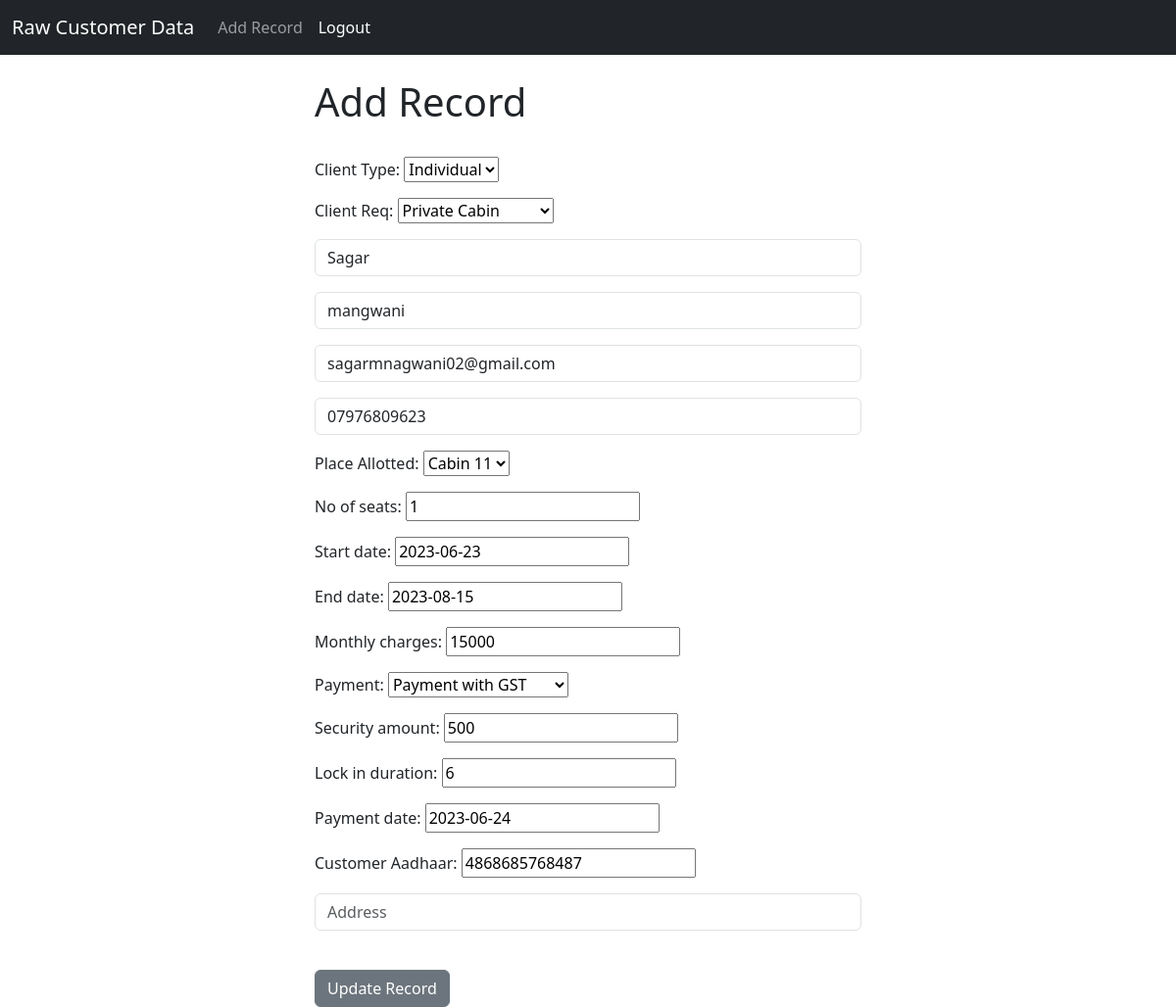
The app's page /update/2 (signed in) with its own data.
### customers/models.py (models this page shows, shortened)
class Customer(models.Model):
    client_Type = models.ForeignKey(ClientType, on_delete=models.CASCADE)
    client_Req = models.ForeignKey(ClientReq,on_delete=models.CASCADE)
    first_name = models.CharField(max_length=100, null=False)
    last_name = models.CharField(max_length=100)
    email = models.EmailField(unique=True)
    phone = models.CharField(max_length=20)
    Place_Allotted = models.ForeignKey(Cabin, on_delete=models.CASCADE)
    no_of_seats = models.IntegerField(default=0)
    start_date = models.DateField()
    end_date = models.DateField()
    monthly_charges = models.IntegerField(default=0)
    payment = models.ForeignKey(Payment, on_delete=models.CASCADE)
    security_amount = models.IntegerField(default=0)
    Lock_in_duration = models.CharField(max_length=100)
    payment_date = models.DateField()
    customer_Aadhaar = models.CharField(max_length=50)

### customers/views.py (the view)
# urls.py: path('update/<int:pk>', views.update_record, name='update_record'),
def update_record(request, pk):
	if request.user.is_authenticated:
		current_record = Customer.objects.get(id=pk)
		form = AddRecordForm(request.POST or None, instance=current_record)
		if form.is_valid():
			form.save()
			messages.success(request, "Record Has Been Updated!")
			return redirect('index')
		return render(request, 'update_record.html', {'form':form})
	else:
		messages.success(request, "You Must Be Logged In...")
		return redirect('index')

### customers/forms.py
class AddRecordForm(forms.ModelForm):
    first_name = forms.CharField(required=True, widget=forms.widgets.TextInput(attrs={"placeholder":"First Name", "class":"form-control"}), label="")
    last_name = forms.CharField(required=True, widget=forms.widgets.TextInput(attrs={"placeholder":"Last Name", "class":"form-control"}), label="")
    email = forms.CharField(required=True, widget=forms.widgets.TextInput(attrs={"placeholder":"Email", "class":"form-control"}), label="")
    phone = forms.CharField(required=True, widget=forms.widgets.TextInput(attrs={"placeholder":"Phone", "class":"form-control"}), label="")
    address = forms.CharField(required=True, widget=forms.widgets.TextInput(attrs={"placeholder":"Address", "class":"form-control"}), label="")
    class Meta:
     model = Customer
     exclude = ("user",)

### customers/models.py (called while the page is built)
    def __str__(self):
        return self.type

    def __str__(self):
        return self.type

    def __str__(self):
        return self.type

    def __str__(self):
        return self.Cabin_Studio

### customers/templates/update_record.html (shortened to what this page needs)
{% extends 'base.html' %}
{% block content %}
<div class="col-md-6 offset-md-3">
<h1>Add Record</h1>
<br/>
<form method="POST">
	{{ form.as_p }}
<br/>
  <button type="submit" class="btn btn-secondary">Update Record</button>
</form>
</div>
{% endblock %}

### records on screen
Customer: client_Type "Individual", client_Req "Private Cabin", first_name "Sagar", last_name "mangwani", email "sagarmnagwani02@gmail.com", phone "07976809623", Place_Allotted "Cabin 11", no_of_seats "1", start_date "2023-06-23", end_date "2023-08-15", monthly_charges "15000", payment "Payment with GST", security_amount "500", Lock_in_duration "6", payment_date "2023-06-24", customer_Aadhaar "4868685768487"
